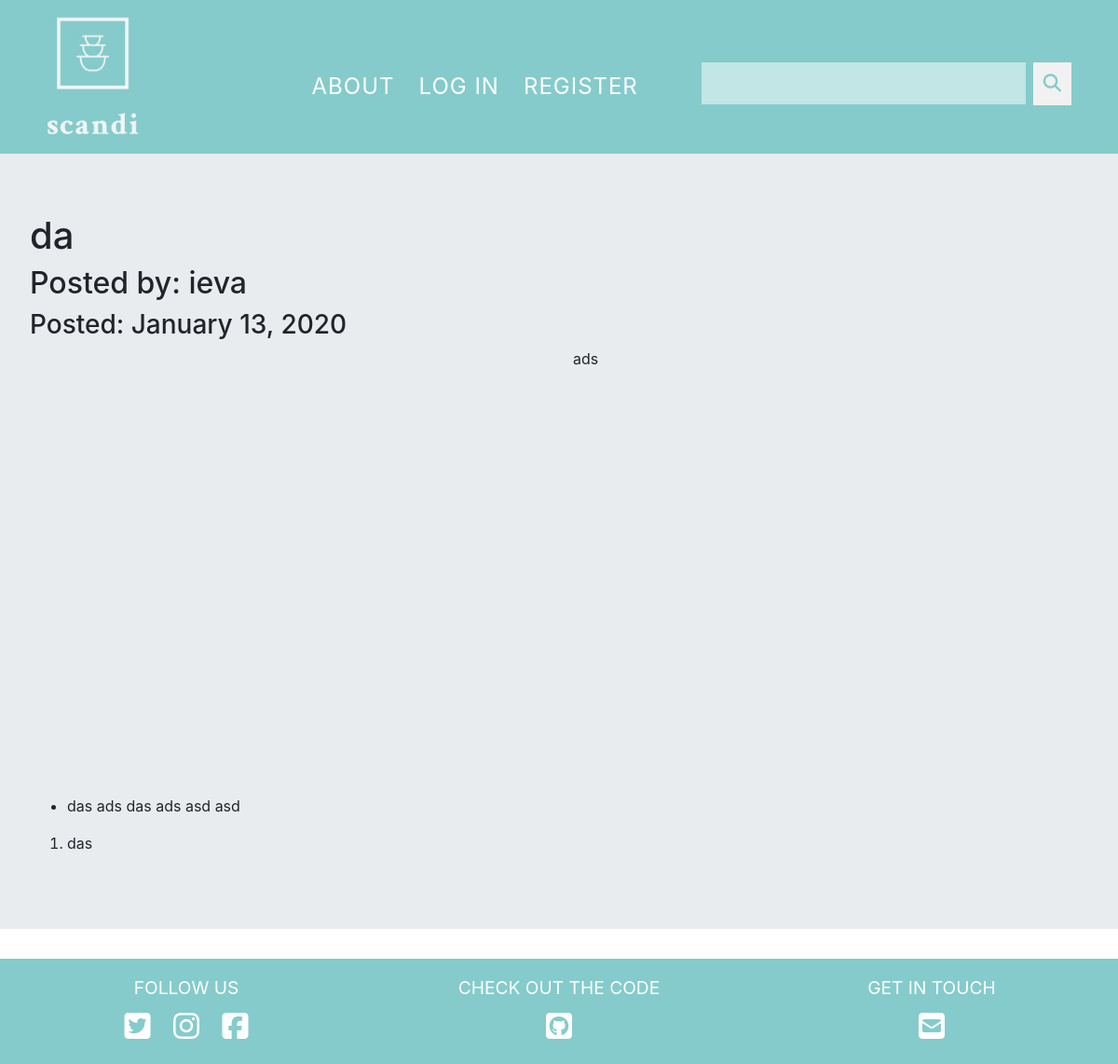
Screenshot of /9 with the database file from the repository.
### scandiKitchen/models.py (models this page shows, shortened)
class Recipe(db.Model):
    users = db.relationship(User)
    id = db.Column(db.Integer,primary_key=True)
    user_id = db.Column(db.Integer,db.ForeignKey('users.id'),nullable=False)
    date = db.Column(db.DateTime,nullable=False,default=datetime.utcnow)
    title = db.Column(db.String(100),nullable=False)
    text = db.Column(db.Text,nullable=False)
    cook_method = db.Column(db.Text,nullable=True)
    ingredients = db.Column(db.Text,nullable=True)
    recipe_image = db.Column(db.String(100),nullable=True)

class User(db.Model,UserMixin):
    __tablename__ = 'users'
    id = db.Column(db.Integer,primary_key=True)
    profile_image = db.Column(db.String(64),nullable=False,default='default_profile.png')
    email = db.Column(db.String(64),unique=True,index=True)
    username = db.Column(db.String(64),unique=True,index=True)
    password_hash = db.Column(db.String(128))
    posts = db.relationship('Recipe',backref='author',lazy=True)

### scandiKitchen/users/views.py (the view)
@users.route('/<username>')
def user_posts(username):
    page = request.args.get('page',1,type=int)
    user = User.query.filter_by(username=username).first_or_404()
    recipes = Recipe.query.filter_by(author=user).order_by(Recipe.date.desc()).paginate(page=page,per_page=5)
    return render_template('user_recipes.html',recipes=recipes,user=user)

### scandiKitchen/recipes/views.py (called while the page is built)
@recipes.route('/<int:recipe_id>')
def recipe(recipe_id):
    recipe = Recipe.query.get_or_404(recipe_id)
    return render_template('recipe.html',title=recipe.title,date=recipe.date,post=recipe)

### scandiKitchen/templates/recipe.html (shortened to what this page needs)
{% extends "base.html" %}
{% block content %}
<div class="jumbotron">
  <h1>{{post.title}}</h1>
  <h2>Posted by: {{post.author.username}}</h2>
  <h3>Posted: {{post.date.strftime('%B %d, %Y')}}</h3>
  <div class="container-fluid">
    <div class="row">
      <div class="col-6">
        <div class="recipeImage-wrapper">
        </div>
      </div>
      <div class="col-6">
        <div class="recipeText-wrapper">
          <p>{{post.text}}</p>
        </div>
      </div>
    </div>
    <div class="row">
      <div class="col12">
        <ul>
          {% for ingredient in post.ingredients.split(",") %}
          <li><p>{{ingredient}}</p></li>
          {% endfor %}
        </ul>
      </div>
    </div>
    <div class="row">
      <div class="col12">
        <ol>
          {% for step in post.cook_method.split(";") %}
          <li><p>{{step}}</p></li>
          {% endfor %}
        </ol>
      </div>
    </div>
  </div>
</div>
{% endblock %}

### scandiKitchen/static/css/main.css (style rules this page uses)
body { margin: 0; padding: 0; }
* { border-radius: 0!important; }
.container-fluid { padding: 0; max-width: 1500px; }

### scandiKitchen/static/css/about.css (style rules this page uses)
.row { max-width: 1500px; padding: 0; margin: 0; }

### scandiKitchen/static/css/recipe.css (style rules this page uses)
.recipeImage-wrapper { height: 30em; width: 30em; overflow: hidden; float: right; }
.recipeText-wrapper { width: 30em; height: auto; float: left; }

### rows the page displays
Recipe: title "da", date "January 13, 2020", text "ads", ingredients "das ads das ads asd asd", cook_method "das"
User: author.username "ieva"
